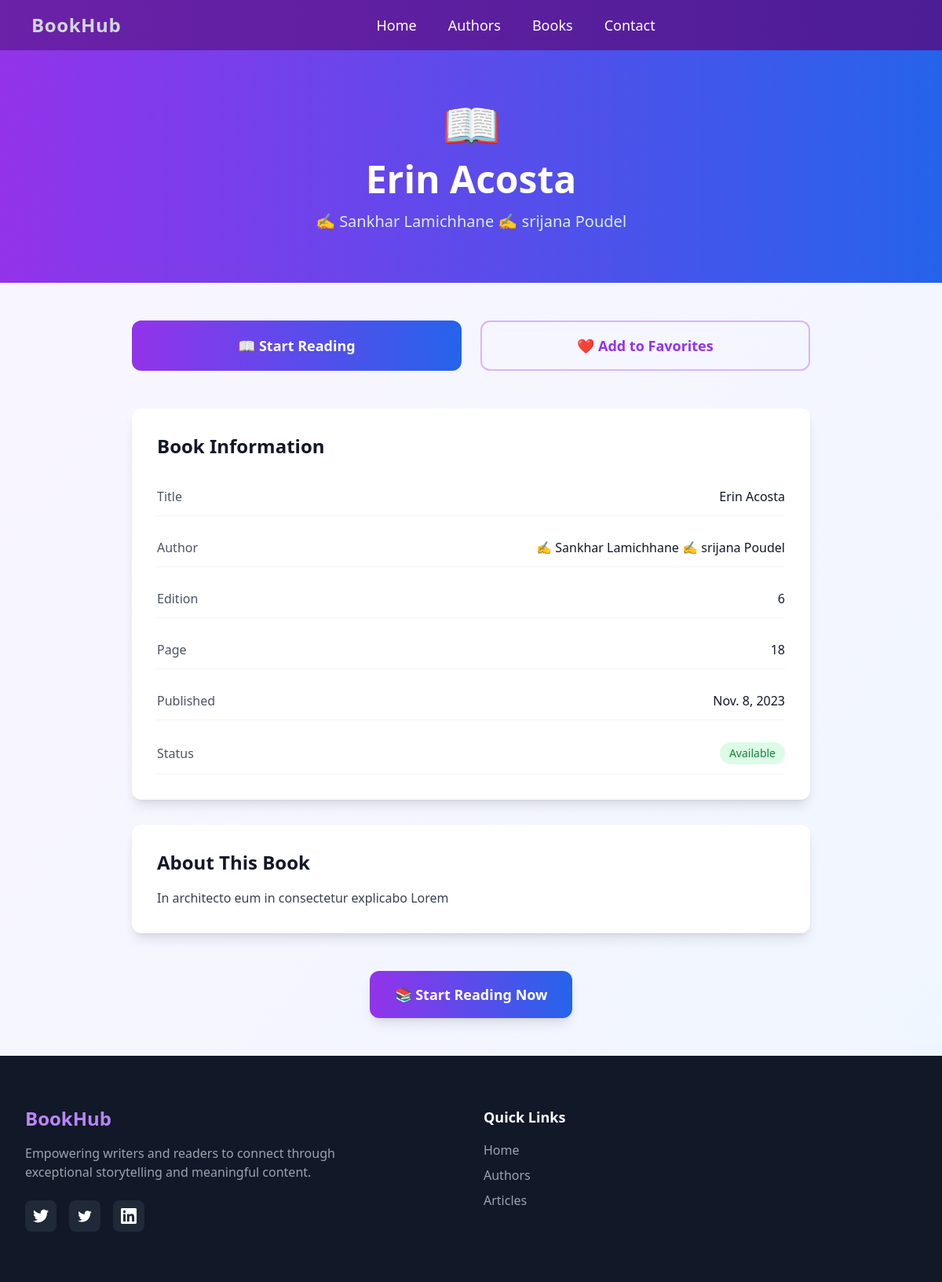
Page /singlebook/5 on the committed database.
### home/models.py (models this page shows, shortened)
class Books(models.Model):
    name=models.CharField(max_length=50)
    edition=models.CharField( max_length=50)
    description=models.CharField( max_length=50)
    published_year=models.DateField( auto_now=False, auto_now_add=False)
    page=models.IntegerField()
    author=models.ManyToManyField(Author,blank=True)

class Author(models.Model):
    name = models.CharField(max_length=20)
    age = models.IntegerField()
    gender = models.CharField()
    location = models.CharField()
    isVerified = models.BooleanField()
    email = models.EmailField(null=True)
    phone = models.CharField(max_length=10)

### home/views.py (the view)
# urls.py: path('singlebook/<int:id>', single_Book ,name="singlebook"),
def single_Book(request,id):
    book=get_object_or_404(Books,id=id)
    return render(request,'singleBook.html',{'book':book})

### home/templates/singleBook.html (shortened to what this page needs)
{% extends "base.html" %}
{% block content %}
<body class="bg-gradient-to-br from-purple-50 to-blue-50 min-h-screen">
    <div class="bg-gradient-to-r from-purple-600 to-blue-600 text-white py-16">
        <div class="max-w-4xl mx-auto px-4 text-center">
            <div class="text-6xl mb-4">📖</div>
            <h1 class="text-4xl md:text-5xl font-bold mb-4">{{ book.name }}</h1>
            {% if book.author %}
            <p class="text-xl text-blue-100">{% for b in  book.author.all %} ✍️ {{ b.name }}{% endfor %}</p>
            {% endif %}
        </div>
    </div>
    <div class="max-w-4xl mx-auto px-4 py-12">
        <div class="grid grid-cols-1 md:grid-cols-2 gap-6 mb-12">
            <button class="w-full py-4 bg-gradient-to-r from-purple-600 to-blue-600 text-white rounded-xl hover:from-purple-700 hover:to-blue-700 transition-all duration-300 font-semibold text-lg">
                📖 Start Reading
            </button>
            <button class="w-full py-4 border-2 border-purple-300 text-purple-600 rounded-xl hover:bg-purple-100 transition-all duration-300 font-semibold text-lg">
                ❤️ Add to Favorites
            </button>
        </div>
        <div class="bg-white rounded-xl shadow-lg p-8">
            <h2 class="text-2xl font-bold text-gray-900 mb-6">Book Information</h2>
            <div class="space-y-4">
                <div class="flex justify-between items-center py-3 border-b border-gray-100">
                    <span class="font-medium text-gray-600">Title</span>
                    <span class="text-gray-900">{{ book.name }}</span>
                </div>
                {% if book.author %}
                <div class="flex justify-between items-center py-3 border-b border-gray-100">
                    <span class="font-medium text-gray-600">Author</span>
                    <span class="text-gray-900">{% for b in book.author.all %} ✍️ {{b.name}}{% endfor %}</span>
                </div>
                {% endif %}
                {% if book.edition  %}
                <div class="flex justify-between items-center py-3 border-b border-gray-100">
                    <span class="font-medium text-gray-600">Edition</span>
                    <span class="text-gray-900">{{book.edition}}</span>
                </div>
                {% endif %}
                {% if book.page %}
                <div class="flex justify-between items-center py-3 border-b border-gray-100">
                    <span class="font-medium text-gray-600">Page</span>
                    <span class="text-gray-900">{{book.page}}</span>
                </div>
                {% endif %}
                {% if book.published_year %}
                <div class="flex justify-between items-center py-3 border-b border-gray-100">
                    <span class="font-medium text-gray-600">Published</span>
                    <span class="text-gray-900">{{ book.published_year }}</span>
                </div>
                {% endif %}
                <div class="flex justify-between items-center py-3 border-b border-gray-100">
                    <span class="font-medium text-gray-600">Status</span>
                    <span class="px-3 py-1 bg-green-100 text-green-700 rounded-full text-sm font-medium">Available</span>
                </div>
            </div>
        </div>
        {% if book.description %}
        <div class="bg-white rounded-xl shadow-lg p-8 mt-8">
            <h2 class="text-2xl font-bold text-gray-900 mb-4">About This Book</h2>
            <p class="text-gray-700 leading-relaxed">{{ book.description }}</p>
        </div>
        {% endif %}
        <div class="text-center mt-12">
            <button class="px-8 py-4 bg-gradient-to-r from-purple-600 to-blue-600 text-white rounded-xl hover:from-purple-700 hover:to-blue-700 transition-all duration-300 font-semibold text-lg shadow-lg">
                📚 Start Reading Now
            </button>
        </div>
    </div>
</body>
{% endblock content %}

### rows in the picture
Books: name "Erin Acosta", edition "6", page "18", published_year "Nov. 8, 2023", description "In architecto eum in consectetur explicabo Lorem"
Author: name "Sankhar Lamichhane"
Author: name "srijana Poudel"
